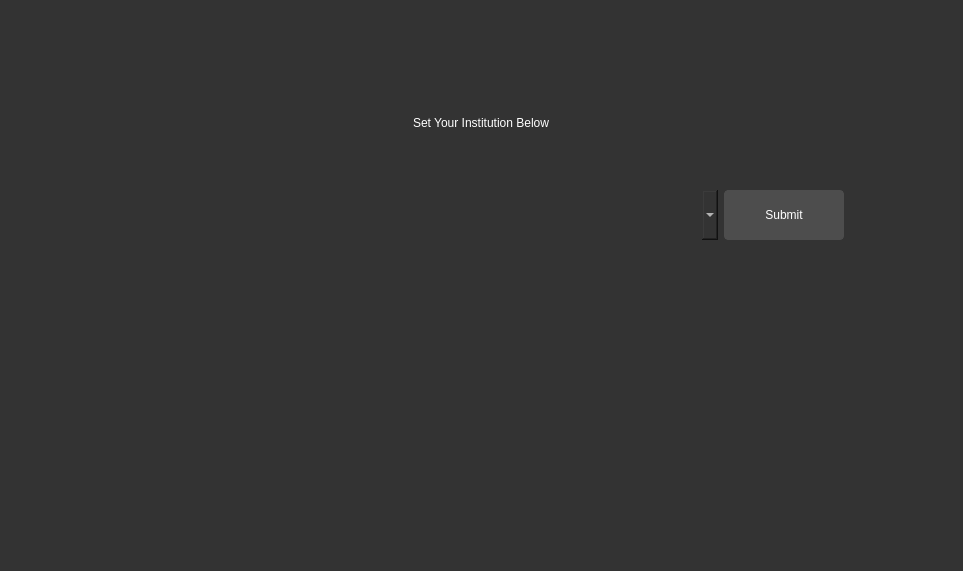
<?xml version="1.0" encoding="UTF-8"?>
<ui version="4.0">
 <class>Form</class>
 <widget class="QWidget" name="Form">
  <property name="geometry">
   <rect>
    <x>0</x>
    <y>0</y>
    <width>963</width>
    <height>571</height>
   </rect>
  </property>
  <property name="minimumSize">
   <size>
    <width>963</width>
    <height>571</height>
   </size>
  </property>
  <property name="windowTitle">
   <string>Form</string>
  </property>
  <property name="styleSheet">
   <string notr="true">  QWidget {
        background-color: #333333;
        color: #ffffff;
        border: none;
    }
    QPushButton {
        background-color: #4d4d4d;
        border: 1px solid #4d4d4d;
        border-radius: 4px;
        color: #ffffff;
        padding: 5px;
    }
    QPushButton:hover {
        background-color: #5a5a5a;
        border: 1px solid #5a5a5a;
    }
    QCheckBox {
        color: #ffffff;
    }
    QLineEdit {
        background-color: #4d4d4d;
        border: 1px solid #4d4d4d;
        color: #ffffff;
        padding: 5px;
    }
    QTextEdit {
        background-color: #4d4d4d;
        border: 1px solid #4d4d4d;
        color: #ffffff;
        padding: 5px;
    }
    QProgressBar {
        border: 1px solid #444444;
        border-radius: 7px;
        background-color: #2e2e2e;
        text-align: center;
        font-size: 10pt;
        color: white;
    }
    QProgressBar::chunk {
        background-color: #3a3a3a;
        width: 5px;
    }
    QScrollBar:vertical {
        border: none;
        background-color: #3a3a3a;
        width: 10px;
        margin: 16px 0 16px 0;
    }
    QScrollBar::handle:vertical {
        background-color: #444444;
        border-radius: 5px;
    }
    QScrollBar:horizontal {
        border: none;
        background-color: #3a3a3a;
        height: 10px;
        margin: 0px 16px 0 16px;
    }
    QScrollBar::handle:horizontal {
        background-color: #444444;
        border-radius: 5px;
    }
    QTabWidget {
        background-color: #2e2e2e;
        border: none;
    }
    QTabBar::tab {
        background-color: #2e2e2e;
        color: #b1b1b1;
        padding: 8px 20px;
        border-top-left-radius: 5px;
        border-top-right-radius: 5px;
        border: none;
    }
 
    QTabBar::tab:selected, QTabBar::tab:hover {
        background-color: #3a3a3a;
        color: white;
    }</string>
  </property>
  <layout class="QHBoxLayout" name="horizontalLayout_5">
   <item>
    <layout class="QVBoxLayout" name="verticalLayout">
     <item>
      <layout class="QHBoxLayout" name="horizontalLayout_2">
       <property name="topMargin">
        <number>50</number>
       </property>
       <property name="rightMargin">
        <number>0</number>
       </property>
       <property name="bottomMargin">
        <number>0</number>
       </property>
       <item>
        <widget class="QLabel" name="institution">
         <property name="styleSheet">
          <string notr="true">font: 700 50pt &quot;Segoe UI&quot;;</string>
         </property>
         <property name="text">
          <string>Set Your Institution Below</string>
         </property>
         <property name="alignment">
          <set>Qt::AlignCenter</set>
         </property>
        </widget>
       </item>
      </layout>
     </item>
     <item>
      <layout class="QHBoxLayout" name="horizontalLayout_4">
       <property name="leftMargin">
        <number>100</number>
       </property>
       <property name="rightMargin">
        <number>100</number>
       </property>
       <property name="bottomMargin">
        <number>320</number>
       </property>
       <item>
        <widget class="QComboBox" name="institutions">
         <property name="minimumSize">
          <size>
           <width>500</width>
           <height>50</height>
          </size>
         </property>
         <property name="maximumSize">
          <size>
           <width>600</width>
           <height>60</height>
          </size>
         </property>
         <property name="styleSheet">
          <string notr="true">QComboBox {
    /* Main styling for the combo box */
    background-color: #f0f0f0; /* Background color */
    border: 1px solid #999; /* Border color */
    padding: 5px; /* Padding inside the combo box */
	color: #333333;
    font-size: 20px; /* Replace with your desired font size */
    font-weight: bold; /* Make the text bold */



    /* Dropdown button styling */
    QComboBox::drop-down {
        background-color: #ddd; /* Dropdown button background color */
        border: 1px solid #999; /* Dropdown button border color */
    }

}

QComboBox::drop-down:open {
    /* Styling when the dropdown is open */
    border: 1px solid #666;
}

QComboBox::indicator {
    /* Styling for the selection indicator (the small arrow on the right) */
    border: none;
}
</string>
         </property>
         <item>
          <property name="text">
           <string/>
          </property>
         </item>
         <item>
          <property name="text">
           <string>Reem</string>
          </property>
         </item>
         <item>
          <property name="text">
           <string>Mohab</string>
          </property>
         </item>
        </widget>
       </item>
       <item>
        <widget class="QPushButton" name="submit_button_1">
         <property name="minimumSize">
          <size>
           <width>120</width>
           <height>50</height>
          </size>
         </property>
         <property name="maximumSize">
          <size>
           <width>120</width>
           <height>60</height>
          </size>
         </property>
         <property name="styleSheet">
          <string notr="true">font: 700 15pt &quot;Segoe UI&quot;;</string>
         </property>
         <property name="text">
          <string>Submit</string>
         </property>
        </widget>
       </item>
      </layout>
     </item>
    </layout>
   </item>
  </layout>
 </widget>
 <resources/>
 <connections/>
</ui>
